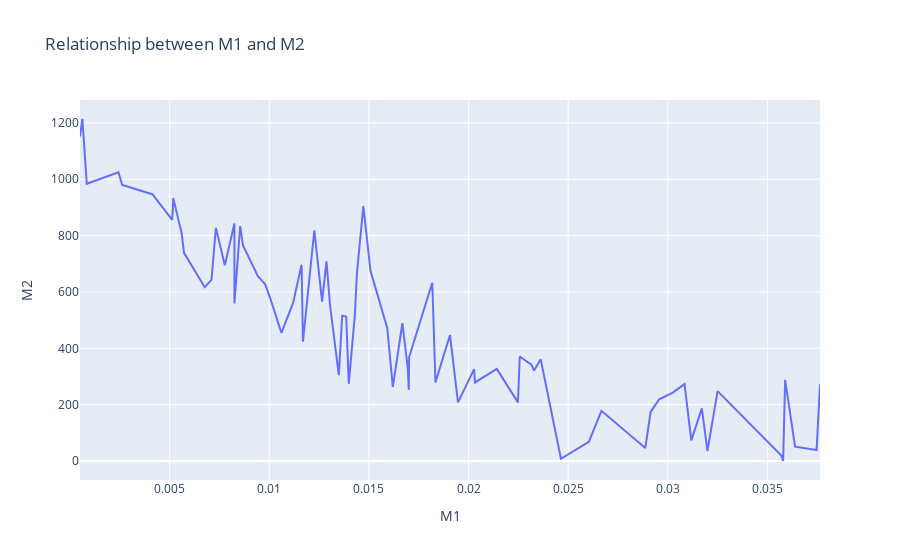

Notebook source saved alongside this figure:
### Markdown cell above
Next up, let's fix the missing values on `"M_2 (before)"` and `"M_2 (after)"`. Although these values happen depending on the value of another column, namely the format of the `"Maintenance date"` from the first DataFrame (which shows which technician did the repair), these values do not have a causal relationship as the technician who examines the device, does not affect the readings of the device. Then, we have missing values which are MCAR. We can use mean (or median or mode or ...) to impute values for $M_2$, however, this might not be the best way. Remember we were informed that there is a strong corrletaion between values of $M_1$ and $M_2$. If we can find a relationship between these values, then maybe we can impute the missing values of $M_2$ from $M_1$ using that relationship. For that, let's plot the two measurements against each other in a plot (from `"M_1 (before)"` and `"M_2 (before)"` columns):

### Code cell
is_m2_before_missing = (maintenance_df_2["M2 (before)"] == "?")
is_m2_before_available = np.logical_not(is_m2_before_missing)
relationship_data = maintenance_df_2[is_m2_before_available][["M1 (before)", "M2 (before)"]].sort_values("M1 (before)").values.astype("float")
x_relationship, y_relationship = relationship_data[:, 0], relationship_data[:, 1]
fig_relationship = go.Figure(data=go.Scatter(x=x_relationship, y=y_relationship))
fig_relationship.update_layout(title="Relationship between M1 and M2", xaxis_title="M1", yaxis_title="M2")
fig_relationship.show()

### Figure 1 — Plotly figure (JSON) as saved in the notebook; plotly's stock layout.template omitted (floating-point values rounded to 4 significant figures)
{"data": [{"type": "scatter", "x": [0.0005, 0.00062, 0.00084, 0.00243, 0.00262, 0.00413, 0.00513, 0.00518, 0.0056, 0.00572, 0.00572, 0.00676, 0.0071, 0.0071, 0.00732, 0.00732, 0.00777, 0.00825, 0.00825, 0.00825, 0.00854, 0.00868, 0.00943, 0.00979, 0.00979, 0.01006, 0.01006, 0.01061, 0.0112, 0.01162, 0.01169, 0.01226, 0.01226, 0.01265, 0.01265, 0.01287, 0.01305, 0.01336, 0.01349, 0.01366, 0.01386, 0.01386, 0.01399, 0.01429, 0.0144, 0.0144, 0.01472, 0.01508, 0.01592, 0.0162, 0.01668, 0.01668, 0.01695, 0.017, 0.01702, 0.01818, 0.01834, 0.01907, 0.01947, 0.02023, 0.02028, 0.02032, 0.02032, 0.02142, 0.02248, 0.02248, 0.02257, 0.02316, 0.02329, 0.02362, 0.02464, 0.02604, 0.02667, 0.02887, 0.02914, 0.02957, 0.03025, 0.03025, 0.03084, 0.03118, 0.03171, 0.03199, 0.0325, 0.0357, 0.03579, 0.03589, 0.03639, 0.03639, 0.03747, 0.03764, 0.03764], "y": [1152, 1214, 984, 1025, 980, 947, 856, 933, 809, 739, 739, 617, 643, 643, 828, 828, 695, 843, 843, 559, 834, 765, 656, 628, 628, 575, 575, 455, 562, 697, 424, 819, 819, 566, 566, 709, 552, 382, 305, 516, 513, 513, 274, 514, 667, 667, 905, 675, 472, 263, 489, 489, 330, 253, 369, 633, 279, 447, 208, 322, 326, 279, 279, 327, 208, 208, 371, 342, 321, 361, 8, 68, 178, 46, 174, 219, 243, 243, 273, 73, 187, 35, 248, 19, 0, 288, 51, 51, 39, 272, 272]}], "layout": {"title": {"text": "Relationship between M1 and M2"}, "xaxis": {"title": {"text": "M1"}}, "yaxis": {"title": {"text": "M2"}}}}
